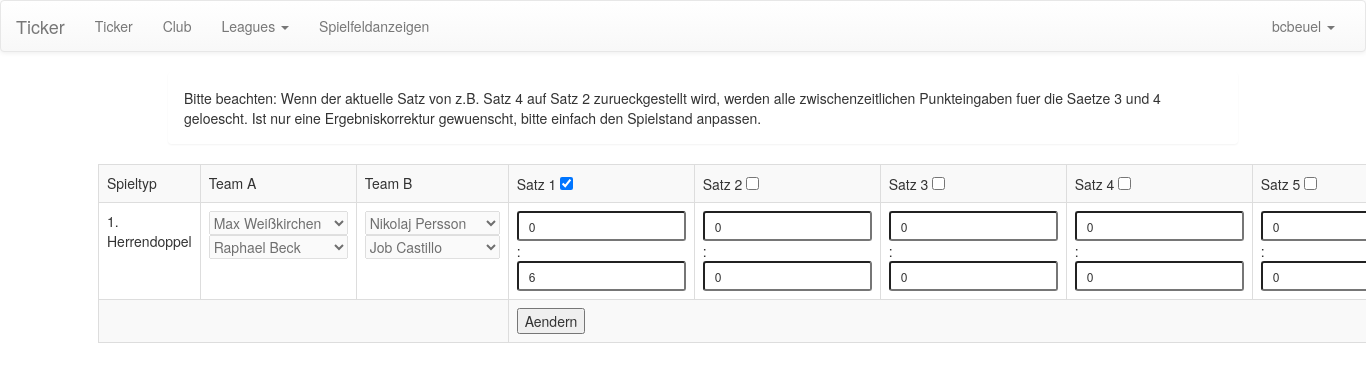
Before: /ticker/manage/game/11 (signed in) with the older database file.
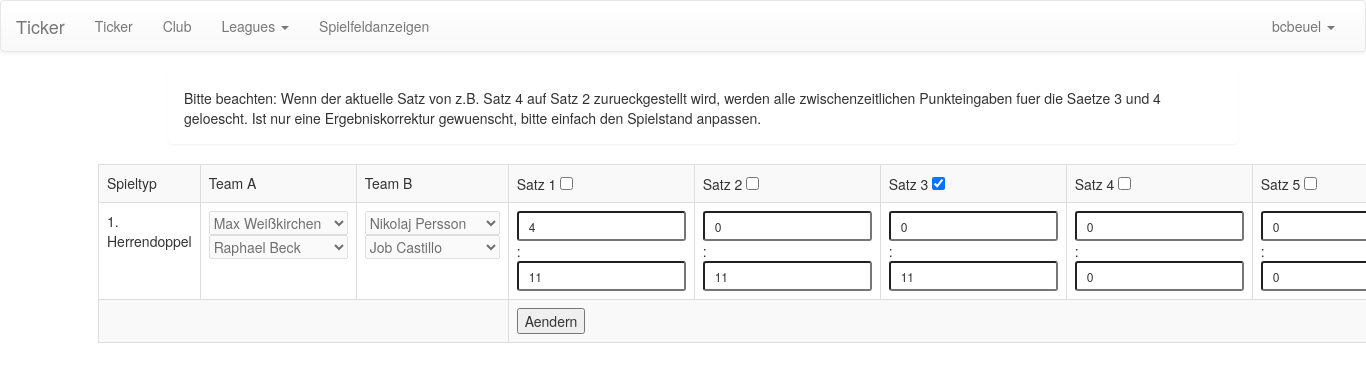
After: the same page with the newer database file.
### ticker/models/matchstructure.py (models this page shows, shortened)
class Game(models.Model):
    name = models.CharField(max_length=64)
    player_a = ManyToManyField(Player, related_name='player_a', blank=True)
    player_b = ManyToManyField(Player, related_name='player_b', blank=True)
    sets = ManyToManyField(Set, blank=True)
    game_types = (('single', 'Herreneinzel'),
                  ('womansingle', 'Dameneinzel'),
                  ('men_double', 'Herrendoppel'),
                  ('women_double', 'Frauendoppel'),
                  ('mixed', 'Mixed'))
    current_set = models.IntegerField(default=1)
    game_type = models.CharField(max_length=32, choices=game_types)
    presses_json = models.TextField(default=None, blank=True, null=True)
    def get_set_objects(self):
        return self.sets.all()

class Set(models.Model):
    set_number = models.IntegerField(default=1)
    points_team_a = ManyToManyField(Point, related_name='points_team_a', blank=True)
    points_team_b = ManyToManyField(Point, related_name='points_team_b', blank=True)
    def get_score(self):
        return [self.points_team_a.filter(canceled=False).count(),
                self.points_team_b.filter(canceled=False).count()]

class Match(models.Model):
    match_time = models.DateTimeField()
    create_time = models.DateTimeField(auto_now=True)
    canceled = models.BooleanField(default=False)
    rule = models.ForeignKey(Rules)
    team_a = models.ForeignKey(Team, related_name='team_a')
    team_b = models.ForeignKey(Team, related_name='team_b')
    games = ManyToManyField(Game, blank=True)

### ticker/models/player_clubs.py (models this page shows, shortened)
class Team(models.Model):
    parent_club = models.ForeignKey(Club, CASCADE, default=1)
    team_name = models.CharField(max_length=255)
    players = models.ManyToManyField(Player, blank=True)
    fields = models.ManyToManyField('PlayingField', blank=True)
    def get_players(self):
        return self.players.all()

class Player(models.Model):
    prename = models.CharField(max_length=255)
    lastname = models.CharField(max_length=255)
    possible_sex = (('female', 'Weiblich'),
                    ('male', 'Maennlich'))
    sex = models.CharField(max_length=32, choices=possible_sex)
    birth_date = models.DateTimeField(null=True, blank=True)
    def get_name(self):
        return '{0} {1}'.format(self.prename, self.lastname)

### ticker/views/user_interface.py (the view)
# urls.py: url(r'^manage/game/([0-9]+)/?$', manage_game, name='manage_game'),
@login_required
def manage_game(request, game_id):
    game = Game.objects.filter(id=game_id).first()
    if game is not None:
        return render(request, 'user/manage_game.html', dict(game=game))
    messages.error(request, 'Game does not exist')
    return HttpResponseRedirect(reverse_lazy('manage_ticker'))

### ticker/models/leaguestructure.py (called while the page is built)
    def get_name(self):
        return self.name

### ticker/templatetags/custom_tags.py (called while the page is built)
@register.filter
def is_selected(obj):
    return 'selected' if obj else ''

@register.filter
def is_in(content_str, search):
    return search in content_str

@register.filter
def get_range(count, min_value=0):
    return range(min_value, count)

@register.filter
def get_club(user):
    assert(isinstance(user, User))
    p = Profile.objects.filter(user=user).first()
    if p is None:
        return None
    return p.associated_club

@register.filter
def get_leagues_club(user):
    club = get_club(user)
    leagues = League.objects.filter(teams__parent_club=club).distinct()
    return leagues

### ticker/templates/user/manage_game.html (shortened to what this page needs)
{% extends 'user/manage_base.html' %}
{% load custom_tags %}
{% block content %}
    <div class="container">
            <div class="row-fluid">
                <div class="col-sm-12">
                    <ul class="messages">
                        <div class="alert alert-information">
                            Bitte beachten: Wenn der aktuelle Satz von z.B. Satz 4 auf Satz 2 zurueckgestellt wird, werden alle zwischenzeitlichen Punkteingaben fuer die Saetze 3 und 4 geloescht. Ist nur eine Ergebniskorrektur gewuenscht, bitte einfach den Spielstand anpassen.
                        </div>
                    </ul>
                </div>
            </div>
        <div class="row">
            <form action="{% url 'api_change_game' game.id %}" method="post">
            <table class="table table-bordered table-striped">
                <tr>
                    <td>Spieltyp</td>
                    <td>Team A</td>
                    <td>Team B</td>
                    {% for i in 6|get_range:1 %}
                        <td>
                            Satz {{ i }}
                            <input type="checkbox" name="current_set" value="{{ i }}" {% if i == game.current_set %} checked {% endif %}/>
                        </td>
                    {% endfor %}
                </tr>
                <tr>
                    <td>{{ game.name }}</td>
                    <td>
                        <select title="Erster Spieler" name="player_a_one_{{ game.id }}" disabled>
                            {% for player in game|get_players:"1,a" %}
                                <option value="{{ player.0 }}" {{ player.2|is_selected }}>{{ player.1 }}</option>
                            {% endfor %}
                        </select>
                        {% if game.game_type|is_in:"single" == 0 %}
                            <select title="Zweiter Spieler" name="player_a_two_{{ game.id }}" disabled>
                                {% for player in game|get_players:"2,a" %}
                                    <option value="{{ player.0 }}" {{ player.2|is_selected }}>{{ player.1 }}</option>
                                {% endfor %}
                            </select>
                        {% endif %}
                    </td>
                    <td>
                        <select title="Erster Spieler" name="player_b_one_{{ game.id }}"  disabled>
                            {% for player in game|get_players:"1,b" %}
                                <option value="{{ player.0 }}" {{ player.2|is_selected }}>{{ player.1 }}</option>
                            {% endfor %}
                        </select>
                        {% if game.game_type|is_in:"single" == 0 %}
                            <select title="Zweiter Spieler" name="player_b_two_{{ game.id }}" disabled>
                                {% for player in game|get_players:"2,b" %}
                                    <option value="{{ player.0 }}" {{ player.2|is_selected }}>{{ player.1 }}</option>
                                {% endfor %}
                            </select>
                        {% endif %}
                    </td>
                    {% for set in game.get_set_objects %}
                        <td>
                            <input class="input-sm" type="text" name="set_{{ forloop.counter }}_team_a" value="{{ set.get_score.0 }}"/>
                            <span>:</span>
                            <input class="input-sm" type="text" name="set_{{ forloop.counter }}_team_b" value="{{ set.get_score.1 }}"/>
                        </td>
                    {% endfor %}
                    <tr>
                        <td colspan="3"></td>
                        <td colspan="5">
                            <button type="submit">Aendern</button>
                        </td>
                    </tr>
                </tr>
            </table>
            </form>
        </div>
    </div>
{% endblock %}

Changed rows visible on the page:
changed Game "1. Herrendoppel": current_set "☑" → "☐"; current_set "☐" → "☑"
computed for Set (number 1 of 5 on the later page): get_score.0 "0" → "4"; get_score.1 "6" → "11"
computed for Set (number 2 of 5 on the later page): get_score.1 "0" → "11"
computed for Set (number 3 of 5 on the later page): get_score.1 "0" → "11"
